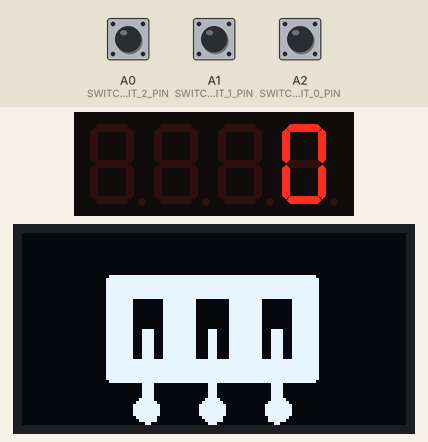
A sketch run on a simulated Arduino Uno, built with avr-gcc and run on an emulated ATmega328P. Parts: 4-digit seven-segment display, 128×64 one-colour display. The test bench sets the inputs (shaded band); at power-on: A0 (SWITCH_BIT_2_PIN) LOW, A1 (SWITCH_BIT_1_PIN) LOW, A2 (SWITCH_BIT_0_PIN) LOW.

Above: at 1.2 s.
1.3 s: A0 (SWITCH_BIT_2_PIN) pulled HIGH for 0.25 s
At 1.75 s:
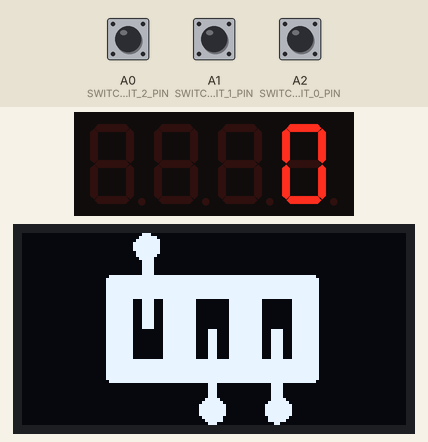
3.3 s: A1 (SWITCH_BIT_1_PIN) pulled HIGH for 0.25 s
At 3.61 s:
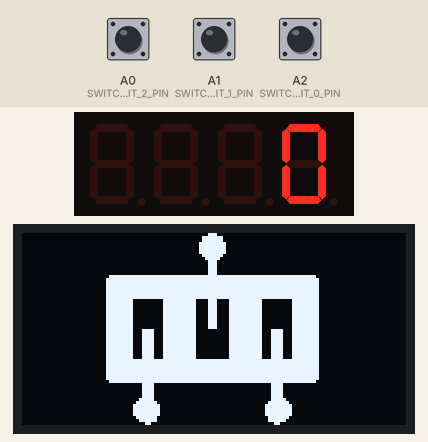
5.1 s: A2 (SWITCH_BIT_0_PIN) pulled HIGH for 0.25 s
At 5.47 s:
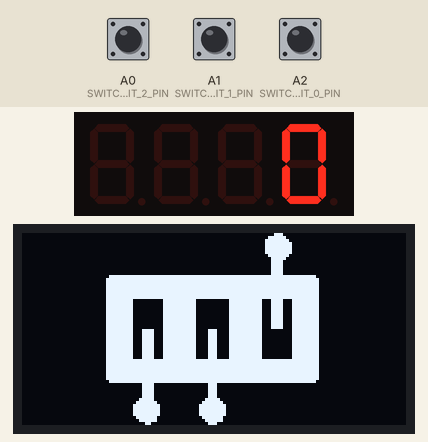
7.0 s: A2 (SWITCH_BIT_0_PIN) pulled HIGH for 3.2 s
At 8.1 s:
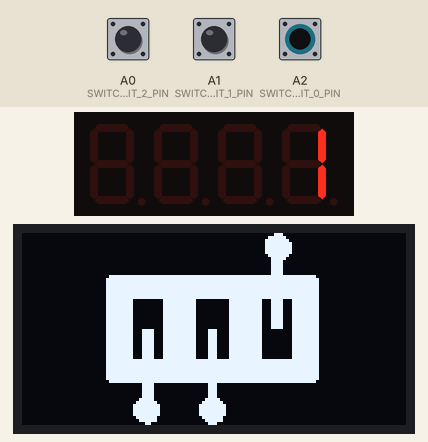
11.9 s: A0 (SWITCH_BIT_2_PIN) pulled HIGH for 3.2 s
At 12.7 s:
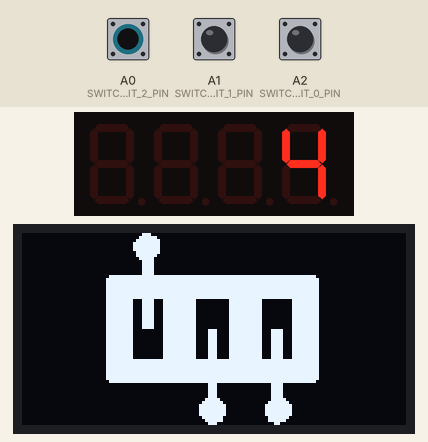
16.7 s: A0 (SWITCH_BIT_2_PIN) driven HIGH and A1 (SWITCH_BIT_1_PIN) driven HIGH
At 18.1 s:
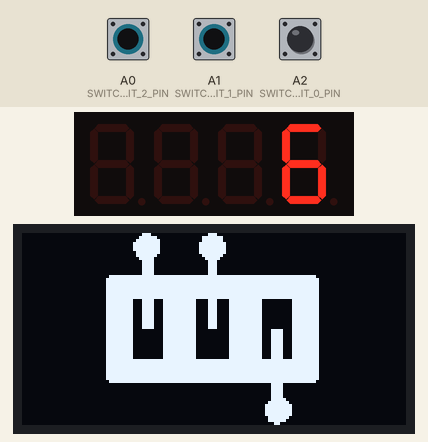
Timing chart, 0 to 19.3 s (numbered marks = the images above; inputs shaded):
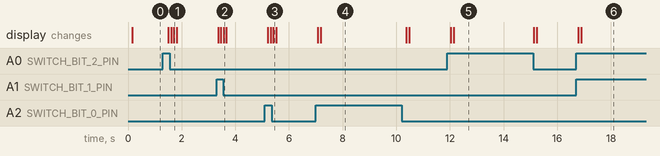

The sketch:

Day_27.ino
```cpp
/*
 * 30 Days - Lost in Space
 * Day 27 - Fun With Bitmaps, Part 2
 *
 * OK, now we know how to display bitmaps that cover the entire display,
 * but it would be very inefficient to pre-draw every possible display.
 *
 * Instead, we can reduce the size of our bitmaps to whatever size is
 * desired and then display the partial bitmaps.
 *
 * In addition, we won't just be displaying all the bitmaps in a loop so
 * we need a way to *select* which bitmaps are being displayed.
 *
 * Let's use our DIP switches to display one of eight different bitmaps.
 * Since we only have three switches we'll read each as a bit in a binary
 * number.  This way three switches can give us eight distinct values.
 *
 * We'll also add our 4 digit 7 segment display to show which picture
 * is currently being displayed.
 *
 * Learn more at https://inventr.io/adventure
 *
 * Alex Eschenauer
 * David Schmidt
 * Greg Lyzenga
 */

/*
 * Arduino concepts introduced/documented in this lesson.
 * - partial bitmaps
 * - switches to binary
 * - creating include files
 *
 * Parts and electronics concepts introduced in this lesson.
 * -
 */

// Explicitly include Arduino.h
#include "Arduino.h"

// Extensive documentation for this library can be found at https://github.com/olikraus/u8g2
#include <U8g2lib.h>  // Include file for the U8g2 library.
#include "Wire.h"     // Sometimes required for I2C communications.

// Use _2_ version of constructor and firstPage()/nextPage() for OLED
// graphics to save memory.
U8G2_SH1106_128X64_NONAME_2_HW_I2C lander_display(U8G2_R0, /* reset=*/U8X8_PIN_NONE);

/*
 * Yesterday we showed a way to move our large bitmap declarations so that
 * our setup() and loop() code was near the top of our sketch using "forward
 * declarations".
 *
 * However, it turns out there's a simpler way, and we've seen it used many
 * times in the past.  We can simply MOVE our declarations into one or more
 * include files and then include them at the top of our sketch before we
 * reference them.
 *
 * To create a new file, simply click the "..." to the right of the tab bar with
 * our sketch name and select "New Tab".  Enter the name for the new file and
 * click the tab to edit.  This lets us move all of our bitmaps into a separate
 * file so we don't have to scroll through them.
 */
#include "switch_bitmaps.h"

// Create an array of pointers to each of the bitmap images.
const static char* SWITCH_BITMAPS[] = {
  SWITCHES_ZERO,
  SWITCHES_ONE,
  SWITCHES_TWO,
  SWITCHES_THREE,
  SWITCHES_FOUR,
  SWITCHES_FIVE,
  SWITCHES_SIX,
  SWITCHES_SEVEN,
};

// Include file for 4 digit - 7 segment display library
#include <TM1637Display.h>
const byte BITMAP_NUMBER_DISPLAY_DIO_PIN = 2;
const byte BITMAP_NUMBER_DISPLAY_CLK_PIN = 3;
// Construct bitmap_number_display handle.
TM1637Display bitmap_number_display(BITMAP_NUMBER_DISPLAY_CLK_PIN, BITMAP_NUMBER_DISPLAY_DIO_PIN);

// Define pins for our DIP switches
// We will need almost all pins for Day 29, so here we show that we can use ANALOG
// pins as digitial pins when necessary.
const byte SWITCH_BIT_0_PIN = A2;  // switch for bit 0 of our 3 bit value
const byte SWITCH_BIT_1_PIN = A1;  // switch for bit 1 of our 3 bit value
const byte SWITCH_BIT_2_PIN = A0;  // switch for bit 2 of our 3 bit value

// ************************************************
void setup(void) {
  Serial.begin(9600);

  // Configure counter display
  bitmap_number_display.setBrightness(7);  // Set maximum brightness (value is 0-7)
  bitmap_number_display.clear();           // Clear the display

  // Configure DIP switch pins
  pinMode(SWITCH_BIT_0_PIN, INPUT);  // switch for bit 0 of our 3 bit value
  pinMode(SWITCH_BIT_1_PIN, INPUT);  // switch for bit 1 of our 3 bit value
  pinMode(SWITCH_BIT_2_PIN, INPUT);  // switch for bit 2 of our 3 bit value

  lander_display.begin();  // initialize lander display
}

// ************************************************
void loop(void) {
  // Calculate our x and y offsets for our bitmap graphics
  byte x_offset = (lander_display.getDisplayWidth() - BITMAP_WIDTH) / 2;
  byte y_offset = (lander_display.getDisplayHeight() - BITMAP_HEIGHT) / 2;

  /*
   * Now we build up a 3 bit binary number by reading each of our switches,
   * ensuring that the read value is 1 for on and 0 for off (using the
   * ternary notation), and then shifting each bit to it's desired location.
   * This converts our three switches to the values 0-7:
   *   0b00000000 = 0
   *   0b00000001 = 1
   *   0b00000010 = 2
   *   0b00000011 = 3
   *   0b00000100 = 4
   *   0b00000101 = 5
   *   0b00000110 = 6
   *   0b00000111 = 7
   */

  // Read bit 0 (0b00000001), ensure 0 or 1 and save.
  byte switch_value = digitalRead(SWITCH_BIT_0_PIN) == HIGH ? 1 : 0;
  // Read bit 1 (0b00000010), ensure 0 or 1, shift left 1 bit and OR it into current value.
  switch_value |= (digitalRead(SWITCH_BIT_1_PIN) == HIGH ? 1 : 0) << 1;
  // Read bit 2 (0b00000100), ensure 0 or 1, shift left 2 bits and OR it into current value.
  switch_value |= (digitalRead(SWITCH_BIT_2_PIN) == HIGH ? 1 : 0) << 2;

  // Display calculated switch value on our 4 digit display
  bitmap_number_display.showNumberDecEx(switch_value);

  // Display selected bitmap on our OLED lander display
  lander_display.firstPage();
  do {
    // .drawXBMP() displays each bitmap centered in the display based
    // on it's size.
    lander_display.drawXBMP(x_offset, y_offset, BITMAP_WIDTH, BITMAP_HEIGHT, SWITCH_BITMAPS[switch_value]);
  } while (lander_display.nextPage());

  delay(100);
}
```

Source omitted: itch_bitmaps.h (data table, 28980 bytes)

Measured:
- after the input at 1.3 s, the display: first changes after 0.20 s (image 1 shows a later state)
- after the input at 3.3 s, the display: first changes after 0.06 s (image 2 shows a later state)
- after the input at 5.1 s, the display: first changes after 0.11 s (image 3 shows a later state)
- after the input at 7.0 s, the display: first changes after 0.07 s (image 4 shows a later state)
- after the input at 11.9 s, the display: first changes after 0.13 s (image 5 shows a later state)
- after the input at 16.7 s, the display: first changes after 0.08 s (image 6 shows a later state)
